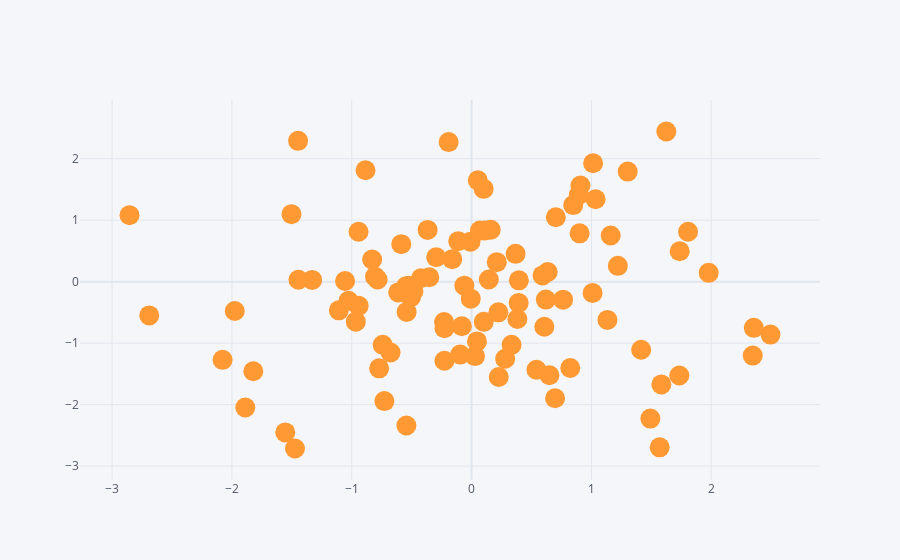

Here is the notebook cell this chart was saved with:
### Code cell
df.iplot(kind='scatter', x='A', y='B', mode='markers', size=20)
